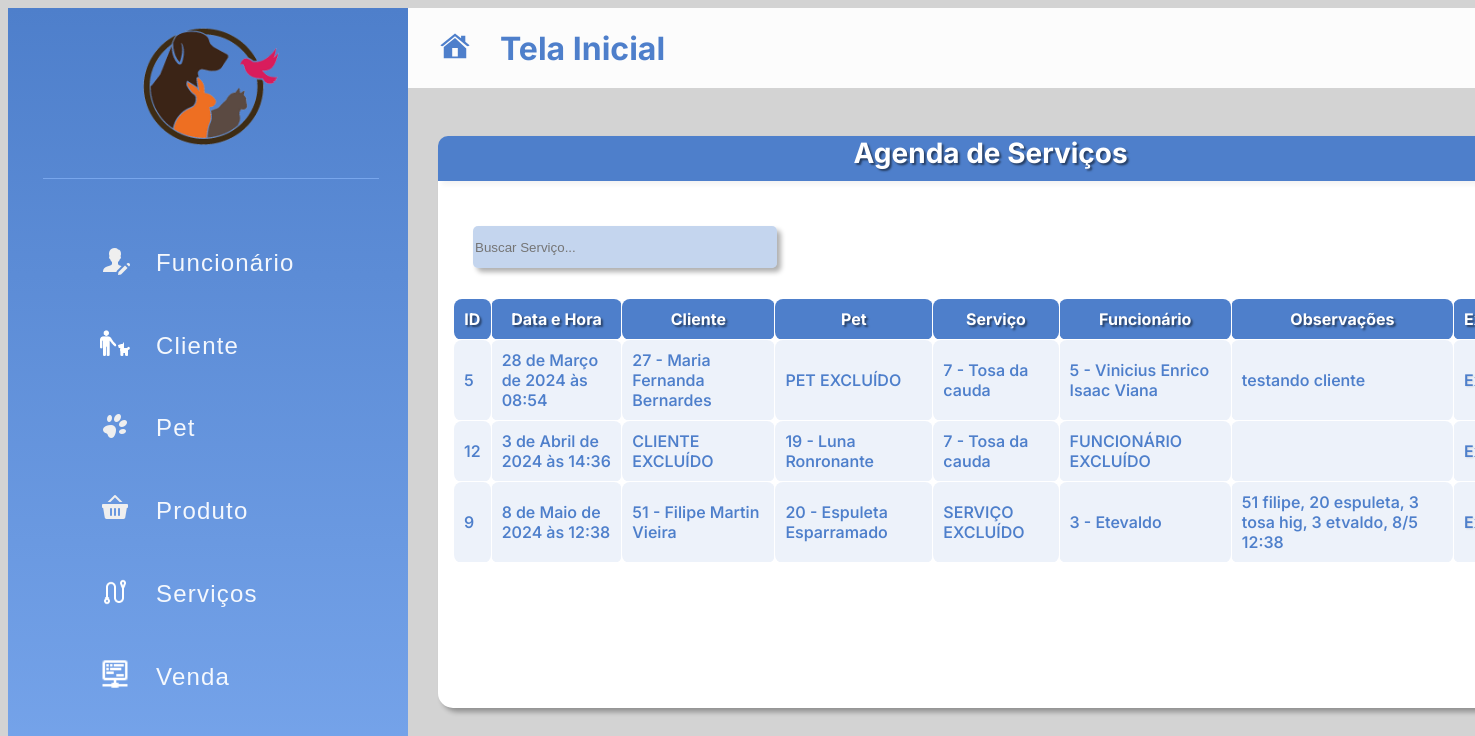
The page /listarAgenda/ on the database as committed earlier.
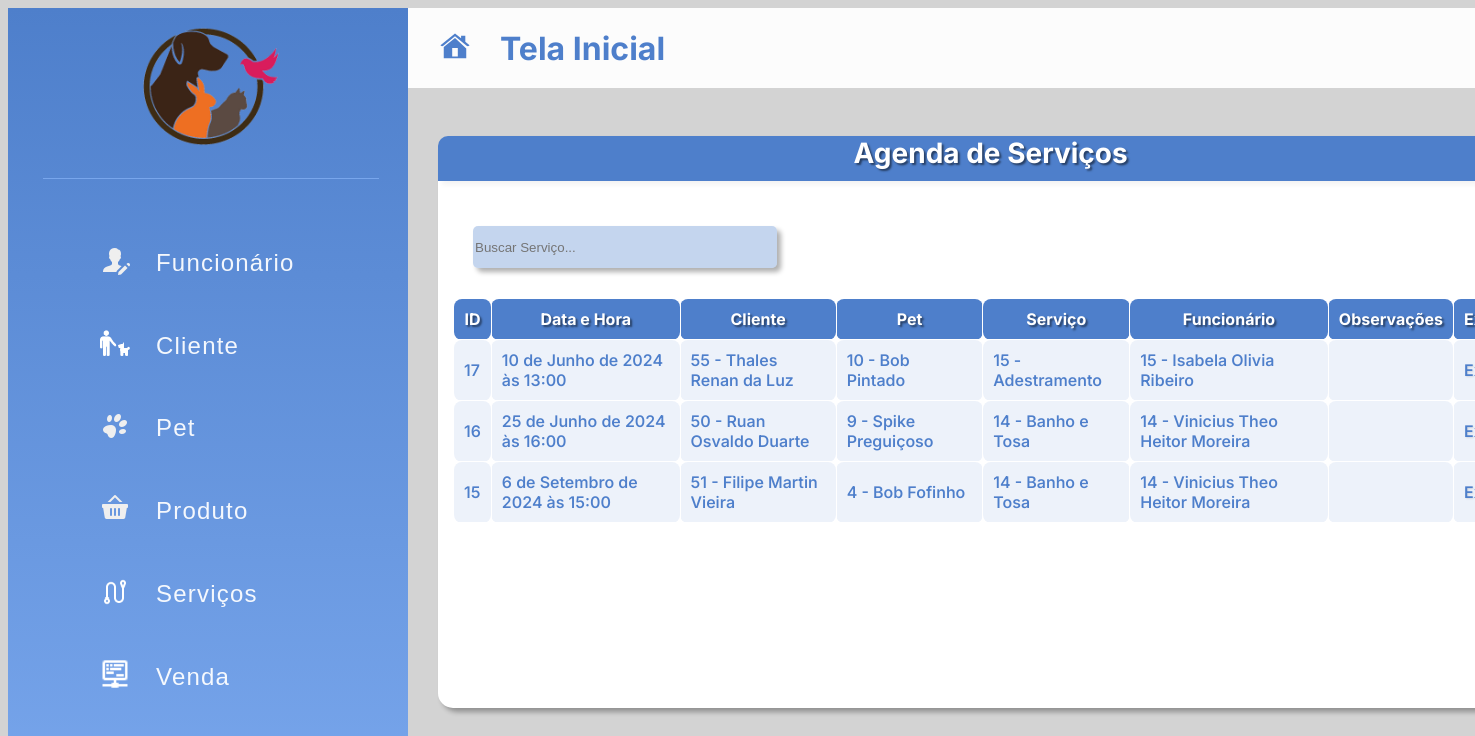
The same page on the database as committed later.
### appPetPlanet/models.py (models this page shows)
class Servico(models.Model):
    id_servico = models.AutoField(primary_key=True)
    datahora = models.DateTimeField()
    cliente_id = models.IntegerField()
    pet_id = models.IntegerField()
    servico_id = models.TextField(default=3)
    funcionario_id = models.IntegerField()
    observacoes = models.TextField()

### appPetPlanet/views.py (the view)
# urls.py: path('listarAgenda/', views.listarAgenda, name='listarAgenda'),
def listarAgenda(request):
    clientes = Cliente.objects.all(),
    funcionarios = Funcionario.objects.all(),
    produtos = Produto.objects.all(),
    pets = Pet.objects.all(),
    agenda = Servico.objects.all(),
    agendaOrganizada = Servico.objects.order_by('datahora').all()
    args = {
        'clientes': clientes,
        'funcionarios': funcionarios,
        'produtos': produtos,
        'pets': pets,
        'agenda': agenda,
        'agendaOrganizada': etiquetarAgenda(agendaOrganizada)
    }
    return render(request, 'servico/listarAgenda.html', args)

### appPetPlanet/templates/servico/listarAgenda.html (shortened to what this page needs)
{% extends 'navBar.html' %}
{% block conteudo %}
<div class="container-lista">
    <div class="titulo-tabela">
        <h1>Agenda de Serviços</h1>
    </div>
    <div class="conteudo-tabela">
        <input type="text" id="buscaAgenda" onkeyup="buscaAgenda()" placeholder="Buscar Serviço...">
        <table id="tableAgenda">
            <tr>
                <th>ID</th>
                <th>Data e Hora</th>
                <th>Cliente</th>
                <th>Pet</th>
                <th>Serviço</th>
                <th>Funcionário</th>
                <th>Observações</th>
                <th>Excluir</th>
            </tr>
            {% for servico in agendaOrganizada %}
            <tr>
                <td>{{servico.id_servico}}</td>
                <td>{{servico.datahora}}</td>
                <td>{{servico.cliente_id}}</td>
                <td>{{servico.pet_id}}</td>
                <td>{{servico.servico_id}}</td>
                <td>{{servico.funcionario_id}}</td>
                <td>{{servico.observacoes}}</td>
                <td><a href="{% url 'excluirServicoDoDB' %}{{servico.id_servico}}">Excluir</a></td>
            </tr>
            {% endfor %}
        </table>
    </div>
</div>
{% endblock %}

Rows that differ between the two databases and show on the page:
removed Servico: id_servico "5", datahora "28 de Março de 2024 às 08:54", cliente_id "27 - Maria Fernanda Bernardes", pet_id "PET EXCLUÍDO", servico_id "7 - Tosa da cauda", funcionario_id "5 - Vinicius Enrico Isaac Viana", observacoes "testando cliente"
removed Servico: id_servico "12", datahora "3 de Abril de 2024 às 14:36", cliente_id "CLIENTE EXCLUÍDO", pet_id "19 - Luna Ronronante", servico_id "7 - Tosa da cauda", funcionario_id "FUNCIONÁRIO EXCLUÍDO"
removed Servico: id_servico "9", datahora "8 de Maio de 2024 às 12:38", cliente_id "51 - Filipe Martin Vieira", pet_id "20 - Espuleta Esparramado", servico_id "SERVIÇO EXCLUÍDO", funcionario_id "3 - Etevaldo", observacoes "51 filipe, 20 espuleta, 3 tosa hig, 3 etvaldo, 8/5 12:38"
added Servico: id_servico "17", datahora "10 de Junho de 2024 às 13:00", cliente_id "55 - Thales Renan da Luz", pet_id "10 - Bob Pintado", servico_id "15 - Adestramento", funcionario_id "15 - Isabela Olivia Ribeiro"
added Servico: id_servico "16", datahora "25 de Junho de 2024 às 16:00", cliente_id "50 - Ruan Osvaldo Duarte", pet_id "9 - Spike Preguiçoso", servico_id "14 - Banho e Tosa", funcionario_id "14 - Vinicius Theo Heitor Moreira"
added Servico: id_servico "15", datahora "6 de Setembro de 2024 às 15:00", cliente_id "51 - Filipe Martin Vieira", pet_id "4 - Bob Fofinho", servico_id "14 - Banho e Tosa", funcionario_id "14 - Vinicius Theo Heitor Moreira"
